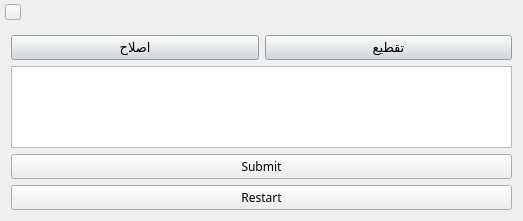
<?xml version="1.0" encoding="UTF-8"?>
<ui version="4.0">
 <class>CustomWindow</class>
 <widget class="QWidget" name="CustomWindow">
  <property name="geometry">
   <rect>
    <x>0</x>
    <y>0</y>
    <width>523</width>
    <height>221</height>
   </rect>
  </property>
  <property name="windowTitle">
   <string>MainWindow</string>
  </property>
  <layout class="QVBoxLayout" name="verticalLayout">
   <property name="spacing">
    <number>0</number>
   </property>
   <property name="leftMargin">
    <number>0</number>
   </property>
   <property name="topMargin">
    <number>1</number>
   </property>
   <property name="rightMargin">
    <number>0</number>
   </property>
   <property name="bottomMargin">
    <number>0</number>
   </property>
   <item>
    <widget class="QWidget" name="titleBar" native="true">
     <property name="minimumSize">
      <size>
       <width>0</width>
       <height>23</height>
      </size>
     </property>
     <property name="maximumSize">
      <size>
       <width>16777215</width>
       <height>23</height>
      </size>
     </property>
     <layout class="QHBoxLayout" name="horizontalLayout">
      <property name="spacing">
       <number>4</number>
      </property>
      <property name="leftMargin">
       <number>5</number>
      </property>
      <property name="topMargin">
       <number>0</number>
      </property>
      <property name="rightMargin">
       <number>1</number>
      </property>
      <property name="bottomMargin">
       <number>0</number>
      </property>
      <item>
       <widget class="QToolButton" name="tbMenu">
        <property name="minimumSize">
         <size>
          <width>16</width>
          <height>16</height>
         </size>
        </property>
        <property name="maximumSize">
         <size>
          <width>16</width>
          <height>16</height>
         </size>
        </property>
        <property name="icon">
         <iconset resource="CustomWindow.qrc">
          <normaloff>:/ui/images/app_icon.png</normaloff>:/ui/images/app_icon.png</iconset>
        </property>
        <property name="iconSize">
         <size>
          <width>16</width>
          <height>16</height>
         </size>
        </property>
        <property name="popupMode">
         <enum>QToolButton::InstantPopup</enum>
        </property>
       </widget>
      </item>
      <item>
       <spacer name="horizontalSpacer">
        <property name="orientation">
         <enum>Qt::Horizontal</enum>
        </property>
        <property name="sizeType">
         <enum>QSizePolicy::Fixed</enum>
        </property>
        <property name="sizeHint" stdset="0">
         <size>
          <width>15</width>
          <height>1</height>
         </size>
        </property>
       </spacer>
      </item>
      <item>
       <widget class="QLabel" name="LTitle">
        <property name="minimumSize">
         <size>
          <width>100</width>
          <height>22</height>
         </size>
        </property>
        <property name="maximumSize">
         <size>
          <width>16777215</width>
          <height>22</height>
         </size>
        </property>
       </widget>
      </item>
      <item>
       <spacer name="horizontalSpacer_2">
        <property name="orientation">
         <enum>Qt::Horizontal</enum>
        </property>
        <property name="sizeType">
         <enum>QSizePolicy::Minimum</enum>
        </property>
        <property name="sizeHint" stdset="0">
         <size>
          <width>134</width>
          <height>20</height>
         </size>
        </property>
       </spacer>
      </item>
      <item>
       <widget class="QPushButton" name="pbMin">
        <property name="minimumSize">
         <size>
          <width>22</width>
          <height>22</height>
         </size>
        </property>
        <property name="maximumSize">
         <size>
          <width>22</width>
          <height>22</height>
         </size>
        </property>
        <property name="icon">
         <iconset resource="CustomWindow.qrc">
          <normaloff>:/ui/images/app_min.png</normaloff>:/ui/images/app_min.png</iconset>
        </property>
        <property name="iconSize">
         <size>
          <width>22</width>
          <height>22</height>
         </size>
        </property>
        <property name="flat">
         <bool>true</bool>
        </property>
       </widget>
      </item>
      <item>
       <widget class="QPushButton" name="pbMax">
        <property name="minimumSize">
         <size>
          <width>22</width>
          <height>22</height>
         </size>
        </property>
        <property name="maximumSize">
         <size>
          <width>22</width>
          <height>22</height>
         </size>
        </property>
        <property name="icon">
         <iconset resource="CustomWindow.qrc">
          <normaloff>:/ui/images/app_max.png</normaloff>:/ui/images/app_max.png</iconset>
        </property>
        <property name="iconSize">
         <size>
          <width>22</width>
          <height>22</height>
         </size>
        </property>
        <property name="flat">
         <bool>true</bool>
        </property>
       </widget>
      </item>
      <item>
       <widget class="QPushButton" name="pbClose">
        <property name="minimumSize">
         <size>
          <width>22</width>
          <height>22</height>
         </size>
        </property>
        <property name="maximumSize">
         <size>
          <width>22</width>
          <height>22</height>
         </size>
        </property>
        <property name="icon">
         <iconset resource="CustomWindow.qrc">
          <normaloff>:/ui/images/app_close.png</normaloff>:/ui/images/app_close.png</iconset>
        </property>
        <property name="iconSize">
         <size>
          <width>22</width>
          <height>22</height>
         </size>
        </property>
        <property name="flat">
         <bool>true</bool>
        </property>
       </widget>
      </item>
     </layout>
    </widget>
   </item>
   <item>
    <widget class="QWidget" name="centralWidget" native="true">
     <layout class="QVBoxLayout" name="verticalLayout_2">
      <item>
       <layout class="QHBoxLayout" name="horizontalLayout_2"/>
      </item>
      <item>
       <layout class="QHBoxLayout" name="horizontalLayout_3">
        <item>
         <widget class="QPushButton" name="islahButton">
          <property name="font">
           <font>
            <family>Mehr Nastaliq Web</family>
            <pointsize>10</pointsize>
           </font>
          </property>
          <property name="styleSheet">
           <string notr="true">background-color:  #cfd8dc
;</string>
          </property>
          <property name="text">
           <string>اصلاح</string>
          </property>
         </widget>
        </item>
        <item>
         <widget class="QPushButton" name="taqtiButton">
          <property name="font">
           <font>
            <family>Mehr Nastaliq Web</family>
            <pointsize>10</pointsize>
           </font>
          </property>
          <property name="styleSheet">
           <string notr="true">background-color:  #cfd8dc
;</string>
          </property>
          <property name="text">
           <string>تقطیع</string>
          </property>
         </widget>
        </item>
       </layout>
      </item>
      <item>
       <widget class="QTextEdit" name="textEdit">
        <property name="styleSheet">
         <string notr="true">align:right;
font: 14pt &quot;Assistant,Mehr Nastaliq Web&quot;;</string>
        </property>
       </widget>
      </item>
      <item>
       <widget class="QPushButton" name="pushButton">
        <property name="font">
         <font>
          <family>Indesign Signature</family>
          <pointsize>9</pointsize>
          <weight>50</weight>
          <bold>false</bold>
         </font>
        </property>
        <property name="styleSheet">
         <string notr="true">background-color:  #eeeeee ;</string>
        </property>
        <property name="text">
         <string>Submit</string>
        </property>
       </widget>
      </item>
      <item>
       <widget class="QPushButton" name="pushButton_2">
        <property name="font">
         <font>
          <family>Indesign Signature</family>
          <pointsize>9</pointsize>
          <weight>50</weight>
          <bold>false</bold>
         </font>
        </property>
        <property name="styleSheet">
         <string notr="true">background-color:  #eeeeee ;</string>
        </property>
        <property name="text">
         <string>Restart</string>
        </property>
       </widget>
      </item>
     </layout>
    </widget>
   </item>
  </layout>
  <action name="actionClose">
   <property name="text">
    <string>Close</string>
   </property>
   <property name="shortcut">
    <string>Ctrl+Q</string>
   </property>
  </action>
 </widget>
 <layoutdefault spacing="6" margin="11"/>
 <resources>
  <include location="CustomWindow.qrc"/>
 </resources>
 <connections>
  <connection>
   <sender>actionClose</sender>
   <signal>triggered()</signal>
   <receiver>CustomWindow</receiver>
   <slot>close()</slot>
   <hints>
    <hint type="sourcelabel">
     <x>-1</x>
     <y>-1</y>
    </hint>
    <hint type="destinationlabel">
     <x>69</x>
     <y>61</y>
    </hint>
   </hints>
  </connection>
 </connections>
</ui>
